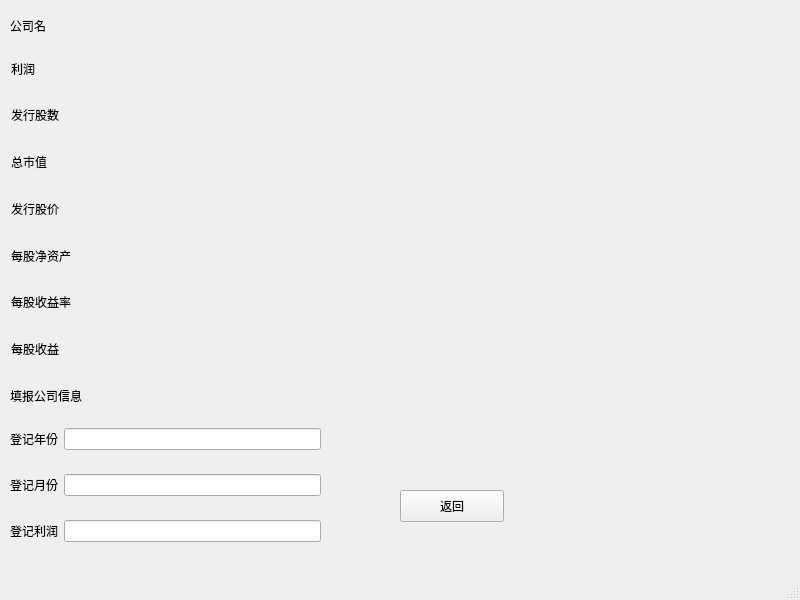
<?xml version="1.0" encoding="UTF-8"?>
<ui version="4.0">
 <class>anotheraccount</class>
 <widget class="QMainWindow" name="anotheraccount">
  <property name="geometry">
   <rect>
    <x>0</x>
    <y>0</y>
    <width>800</width>
    <height>600</height>
   </rect>
  </property>
  <property name="windowTitle">
   <string>MainWindow</string>
  </property>
  <property name="styleSheet">
   <string notr="true"/>
  </property>
  <widget class="QWidget" name="centralwidget">
   <widget class="QWidget" name="gridLayoutWidget_2">
    <property name="geometry">
     <rect>
      <x>10</x>
      <y>410</y>
      <width>311</width>
      <height>151</height>
     </rect>
    </property>
    <layout class="QGridLayout" name="gridLayout_5">
     <item row="2" column="1">
      <widget class="QLineEdit" name="lineEdit_7"/>
     </item>
     <item row="1" column="1">
      <widget class="QLineEdit" name="lineEdit_8"/>
     </item>
     <item row="3" column="1">
      <widget class="QLineEdit" name="lineEdit_9"/>
     </item>
     <item row="1" column="0">
      <widget class="QLabel" name="label_20">
       <property name="text">
        <string>登记年份</string>
       </property>
      </widget>
     </item>
     <item row="2" column="0">
      <widget class="QLabel" name="label_21">
       <property name="text">
        <string>登记月份</string>
       </property>
      </widget>
     </item>
     <item row="3" column="0">
      <widget class="QLabel" name="label_39">
       <property name="text">
        <string>登记利润</string>
       </property>
      </widget>
     </item>
    </layout>
   </widget>
   <widget class="QLabel" name="label_11">
    <property name="geometry">
     <rect>
      <x>10</x>
      <y>10</y>
      <width>101</width>
      <height>31</height>
     </rect>
    </property>
    <property name="text">
     <string>公司名</string>
    </property>
   </widget>
   <widget class="QLabel" name="label_16">
    <property name="geometry">
     <rect>
      <x>10</x>
      <y>380</y>
      <width>141</width>
      <height>31</height>
     </rect>
    </property>
    <property name="text">
     <string>填报公司信息</string>
    </property>
   </widget>
   <widget class="QPushButton" name="pushButton">
    <property name="geometry">
     <rect>
      <x>400</x>
      <y>490</y>
      <width>104</width>
      <height>32</height>
     </rect>
    </property>
    <property name="text">
     <string>返回</string>
    </property>
   </widget>
   <widget class="QWidget" name="gridLayoutWidget">
    <property name="geometry">
     <rect>
      <x>11</x>
      <y>48</y>
      <width>561</width>
      <height>321</height>
     </rect>
    </property>
    <layout class="QGridLayout" name="gridLayout_6">
     <item row="3" column="1">
      <widget class="QLabel" name="label_40">
       <property name="text">
        <string/>
       </property>
      </widget>
     </item>
     <item row="2" column="1">
      <widget class="QLabel" name="label_41">
       <property name="text">
        <string/>
       </property>
      </widget>
     </item>
     <item row="4" column="1">
      <widget class="QLabel" name="label_42">
       <property name="text">
        <string/>
       </property>
      </widget>
     </item>
     <item row="1" column="1">
      <widget class="QLabel" name="label_43">
       <property name="text">
        <string/>
       </property>
      </widget>
     </item>
     <item row="3" column="0">
      <widget class="QLabel" name="label_44">
       <property name="text">
        <string>发行股价</string>
       </property>
      </widget>
     </item>
     <item row="5" column="1">
      <widget class="QLabel" name="label_45">
       <property name="text">
        <string/>
       </property>
      </widget>
     </item>
     <item row="5" column="0">
      <widget class="QLabel" name="label_46">
       <property name="text">
        <string>每股收益率</string>
       </property>
      </widget>
     </item>
     <item row="0" column="1">
      <widget class="QLabel" name="label_47">
       <property name="text">
        <string/>
       </property>
      </widget>
     </item>
     <item row="4" column="0">
      <widget class="QLabel" name="label_48">
       <property name="text">
        <string>每股净资产</string>
       </property>
      </widget>
     </item>
     <item row="1" column="0">
      <widget class="QLabel" name="label_49">
       <property name="text">
        <string>发行股数</string>
       </property>
      </widget>
     </item>
     <item row="2" column="0">
      <widget class="QLabel" name="label_50">
       <property name="text">
        <string>总市值</string>
       </property>
      </widget>
     </item>
     <item row="0" column="0">
      <widget class="QLabel" name="label_51">
       <property name="text">
        <string>利润</string>
       </property>
      </widget>
     </item>
     <item row="6" column="0">
      <widget class="QLabel" name="label_52">
       <property name="text">
        <string>每股收益</string>
       </property>
      </widget>
     </item>
     <item row="6" column="1">
      <widget class="QLabel" name="label_53">
       <property name="text">
        <string/>
       </property>
      </widget>
     </item>
    </layout>
   </widget>
  </widget>
  <widget class="QMenuBar" name="menubar">
   <property name="geometry">
    <rect>
     <x>0</x>
     <y>0</y>
     <width>800</width>
     <height>29</height>
    </rect>
   </property>
  </widget>
  <widget class="QStatusBar" name="statusbar"/>
 </widget>
 <resources/>
 <connections/>
</ui>
